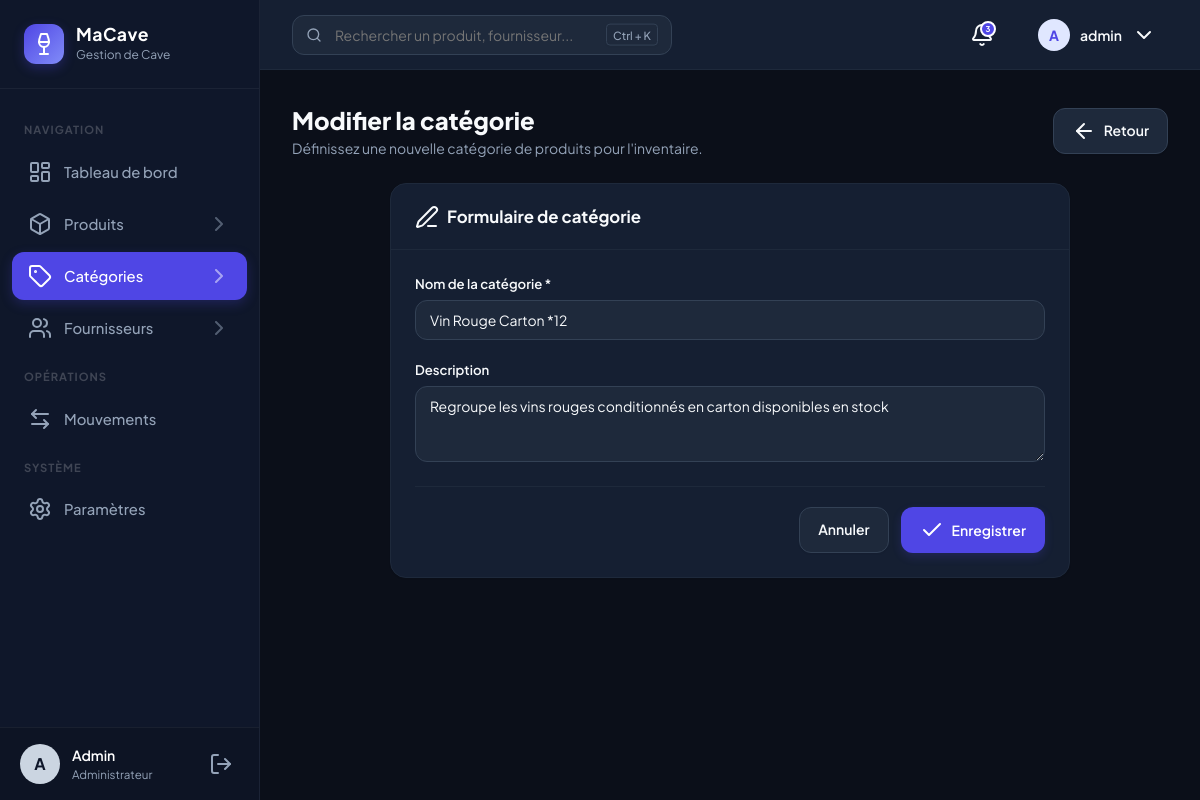
Page /categories/3/modifier/ (signed in) on the committed database.
### products/models.py (models this page shows, shortened)
class Categorie(models.Model):
    nom = models.CharField(max_length=100, unique=True)
    description = models.TextField(blank=True)
    icone = models.CharField(max_length=100, blank=True, help_text="Classe d'icône CSS")
    date_creation = models.DateTimeField(auto_now_add=True)
    class Meta:
        verbose_name = "Catégorie"
        verbose_name_plural = "Catégories"
        ordering = ["nom"]

### products/views.py (the view)
# urls.py: path('categories/<int:pk>/modifier/', views.categorie_update, name='categorie_update'),
@login_required
def categorie_update(request, pk):
    categorie = get_object_or_404(Categorie, pk=pk)
    if request.method == 'POST':
        form = CategorieForm(request.POST, instance=categorie)
        if form.is_valid():
            form.save()
            messages.success(request, 'Catégorie modifiée avec succès.')
            return redirect('categorie_list')
    else:
        form = CategorieForm(instance=categorie)
    return render(request, 'products/categories/form.html', {'form': form, 'titre': 'Modifier la catégorie', 'categorie': categorie})

### products/forms.py
class CategorieForm(forms.ModelForm):
    class Meta:
        model = Categorie
        fields = ['nom', 'description']
        widgets = {
            'nom': forms.TextInput(attrs={'class': 'form-control', 'placeholder': 'Nom de la catégorie'}),
            'description': forms.Textarea(attrs={'class': 'form-control', 'rows': 3, 'placeholder': 'Description'}),
        }

### products/templates/products/categories/form.html (shortened to what this page needs)
{% extends 'products/base.html' %}
{% load static %}
{% block content %}
<div class="page-header">
    <div class="page-header-title">
        <h1>{{ titre }}</h1>
        <p>Définissez une nouvelle catégorie de produits pour l'inventaire.</p>
    </div>
    <div>
        <a href="{% url 'categorie_list' %}" class="btn btn-secondary">
            <i data-lucide="arrow-left"></i>
            <span>Retour</span>
        </a>
    </div>
</div>
<div class="card form-container">
    <div class="card-header">
        <span class="card-title">
            <i data-lucide="edit-3"></i>
            <span>Formulaire de catégorie</span>
        </span>
    </div>
    <div class="card-body">
        <form method="post" novalidate>
            <div class="form-grid">
                <div class="form-group col-span-2">
                    <label class="form-label" for="{{ form.nom.id_for_label }}">Nom de la catégorie *</label>
                    {{ form.nom }}
                </div>
                <div class="form-group col-span-2">
                    <label class="form-label" for="{{ form.description.id_for_label }}">Description</label>
                    {{ form.description }}
                </div>
            </div>
            <div class="form-actions">
                <a href="{% url 'categorie_list' %}" class="btn btn-secondary">Annuler</a>
                <button type="submit" class="btn btn-primary">
                    <i data-lucide="check"></i>
                    <span>Enregistrer</span>
                </button>
            </div>
        </form>
    </div>
</div>
{% endblock %}

### products/templates/products/base.html (shortened to what this page needs)
{% load static %}
<!DOCTYPE html>
<html lang="fr">
<head>
    <link rel="stylesheet" href="{% static 'products/css/style.css' %}">
</head>
<body class="{% if request.user.is_authenticated and request.user.profile.theme == 'dark' %}dark-mode{% endif %}">
    <div class="app-container">
        <aside class="sidebar">
            <div class="sidebar-brand">
                <div class="logo-icon">
                    <i data-lucide="wine"></i>
                </div>
                <div class="brand-info">
                    <span class="brand-name">MaCave</span>
                    <span class="brand-sub">Gestion de Cave</span>
                </div>
            </div>
            <div class="sidebar-menu-container">
                <nav class="sidebar-menu">
                    <span class="menu-section-title">Navigation</span>
                    <a href="{% url 'dashboard' %}" class="menu-item {% if request.resolver_match.url_name == 'dashboard' %}active{% endif %}">
                        <span class="menu-item-left">
                            <i data-lucide="layout-dashboard"></i>
                            <span>Tableau de bord</span>
                        </span>
                    </a>
                    <a href="{% url 'produit_list' %}" class="menu-item {% if 'produit' in request.resolver_match.url_name %}active{% endif %}">
                        <span class="menu-item-left">
                            <i data-lucide="box"></i>
                            <span>Produits</span>
                        </span>
                        <i data-lucide="chevron-right" class="arrow-icon"></i>
                    </a>
                    <a href="{% url 'categorie_list' %}" class="menu-item {% if 'categorie' in request.resolver_match.url_name %}active{% endif %}">
                        <span class="menu-item-left">
                            <i data-lucide="tag"></i>
                            <span>Catégories</span>
                        </span>
                        <i data-lucide="chevron-right" class="arrow-icon"></i>
                    </a>
                    <a href="{% url 'fournisseur_list' %}" class="menu-item {% if 'fournisseur' in request.resolver_match.url_name %}active{% endif %}">
                        <span class="menu-item-left">
                            <i data-lucide="users"></i>
                            <span>Fournisseurs</span>
                        </span>
                        <i data-lucide="chevron-right" class="arrow-icon"></i>
                    </a>
                    <span class="menu-section-title">Opérations</span>
                    <a href="{% url 'mouvement_list' %}" class="menu-item {% if request.resolver_match.url_name == 'mouvement_list' %}active{% endif %}">
                        <span class="menu-item-left">
                            <i data-lucide="arrow-left-right"></i>
                            <span>Mouvements</span>
                        </span>
                    </a>
                    <span class="menu-section-title">Système</span>
                    <a href="{% url 'settings' %}" class="menu-item {% if request.resolver_match.url_name == 'settings' %}active{% endif %}">
                        <span class="menu-item-left">
                            <i data-lucide="settings"></i>
                            <span>Paramètres</span>
                        </span>
                    </a>
                </nav>
            </div>
            <div class="sidebar-profile">
                <a href="{% url 'settings' %}?tab=profile" class="profile-details" style="cursor: pointer; text-decoration: none;">
                    <div class="profile-avatar">
                        {{ request.user.username|slice:":1"|upper }}
                    </div>
                    <div class="profile-text">
                        <span class="profile-name">{{ request.user.username|capfirst }}</span>
                        <span class="profile-role">
                            {% if request.user.is_superuser %}
                                Administrateur
                            {% else %}
                                Utilisateur
                            {% endif %}
                        </span>
                    </div>
                </a>
                <form action="{% url 'logout' %}" method="post" style="margin: 0; display: inline;">
                    <button type="submit" class="logout-btn" title="Se déconnecter">
                        <i data-lucide="log-out"></i>
                    </button>
                </form>
            </div>
        </aside>
        <main class="main-content">
            <header class="topbar">
                <div class="topbar-left">
                    <form action="{% url 'produit_list' %}" method="get" class="search-box">
                        <input type="text" name="q" value="{{ q|default:'' }}" placeholder="Rechercher un produit, fournisseur...">
                        <span class="search-kbd">Ctrl + K</span>
                    </form>
                </div>
                <div class="topbar-right">
                    <div class="icon-actions">
                        <button class="action-icon-btn" title="Notifications">
                            <span class="badge-dot">3</span>
                        </button>
                    </div>
                    <div class="user-dropdown">
                        <button class="user-profile-btn">
                            <div class="avatar">
                                {{ request.user.username|slice:":1"|upper }}
                            </div>
                            <span class="username">{{ request.user.username }}</span>
                            <i data-lucide="chevron-down"></i>
                        </button>
                    </div>
                </div>
            </header>
            <div class="content-body">
                {% block content %}{% endblock %}
            </div>
        </main>
    </div>
</body>
</html>

### rows in the picture
Categorie: nom "Vin Rouge Carton *12", description "Regroupe les vins rouges conditionnés en carton disponibles en stock"

### other values in the picture
{{ request.user.username|slice:":1"|upper }} "A"
{{ request.user.username|capfirst }} "Admin"
{{ request.user.username }} "admin"
{{ titre }} "Modifier la catégorie"
